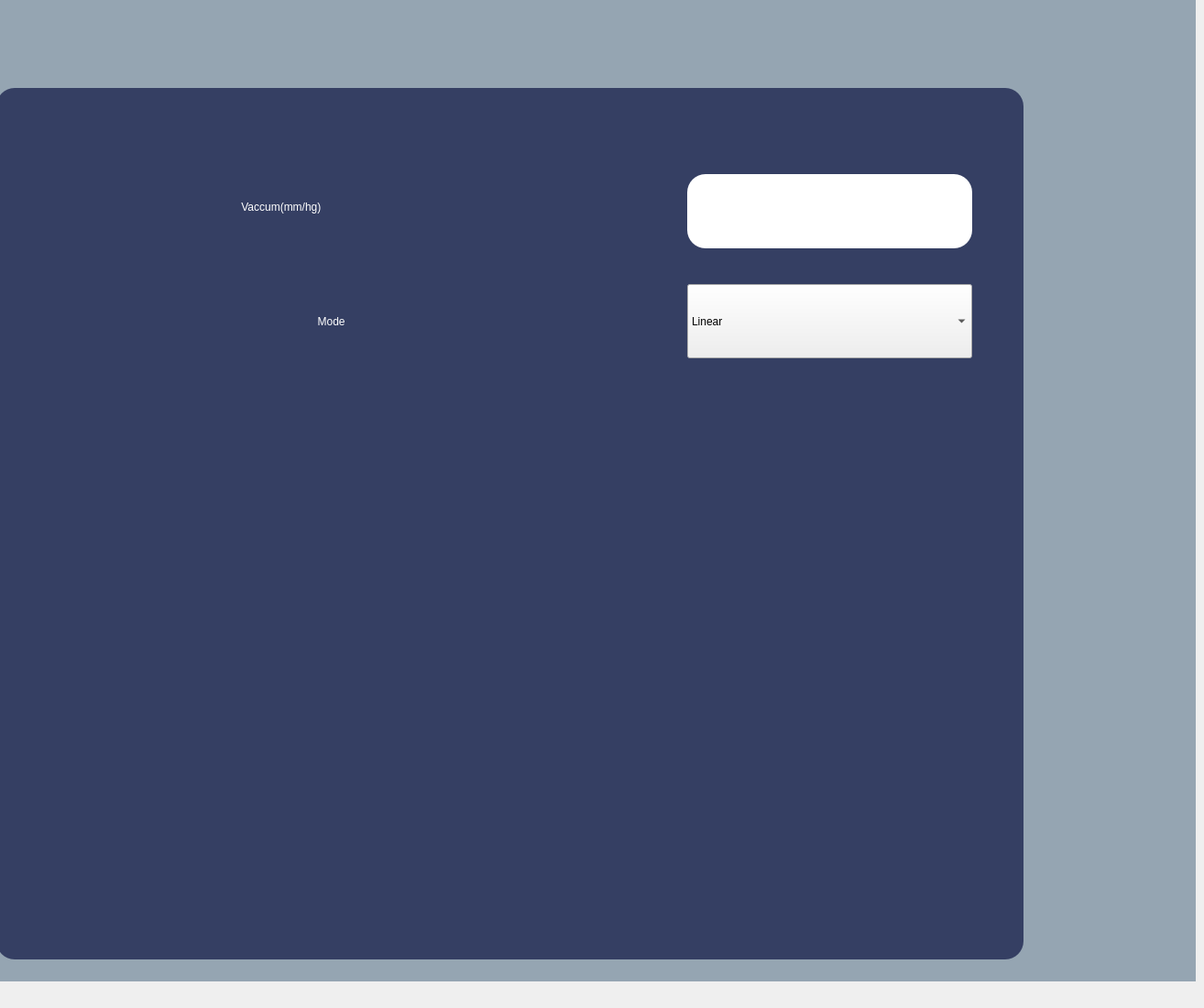
   <widget class="QWidget" name="tab_8">
    <attribute name="title">
     <string>I/A</string>
    </attribute>
    <widget class="QPushButton" name="pushButton_6">
     <property name="geometry">
      <rect>
       <x>760</x>
       <y>920</y>
       <width>331</width>
       <height>101</height>
      </rect>
     </property>
     <property name="styleSheet">
      <string notr="true">image: url(:/new/prefix1/img/save-button 1.png);
background-color: transparent;
border:none;</string>
     </property>
     <property name="text">
      <string/>
     </property>
    </widget>
    <widget class="QLabel" name="label_30">
     <property name="geometry">
      <rect>
       <x>260</x>
       <y>180</y>
       <width>471</width>
       <height>91</height>
      </rect>
     </property>
     <property name="styleSheet">
      <string notr="true">color: rgb(255, 255, 255);
font: 35pt &quot;Ubuntu&quot;;
background-color: rgba(191, 64, 64, 0);</string>
     </property>
     <property name="text">
      <string> Vaccum(mm/hg)</string>
     </property>
    </widget>
    <widget class="QComboBox" name="comboBox_11">
     <property name="geometry">
      <rect>
       <x>750</x>
       <y>310</y>
       <width>311</width>
       <height>81</height>
      </rect>
     </property>
     <property name="styleSheet">
      <string notr="true">font: 45pt &quot;Ubuntu&quot;;</string>
     </property>
     <property name="iconSize">
      <size>
       <width>50</width>
       <height>16</height>
      </size>
     </property>
     <property name="frame">
      <bool>true</bool>
     </property>
     <item>
      <property name="text">
       <string>Linear</string>
      </property>
     </item>
     <item>
      <property name="text">
       <string>NON-Linear</string>
      </property>
     </item>
    </widget>
    <widget class="QLineEdit" name="lineEdit_3">
     <property name="geometry">
      <rect>
       <x>750</x>
       <y>190</y>
       <width>311</width>
       <height>81</height>
      </rect>
     </property>
     <property name="styleSheet">
      <string notr="true">font: 45pt &quot;Ubuntu&quot;;
background-color: rgb(255, 255, 255);border-radius: 20px;</string>
     </property>
     <property name="alignment">
      <set>Qt::AlignCenter</set>
     </property>
    </widget>
    <widget class="QLabel" name="label_26">
     <property name="geometry">
      <rect>
       <x>340</x>
       <y>310</y>
       <width>301</width>
       <height>81</height>
      </rect>
     </property>
     <property name="styleSheet">
      <string notr="true">color: rgb(255, 255, 255);
font: 35pt &quot;Ubuntu&quot;;
background-color: rgba(191, 64, 64, 0);</string>
     </property>
     <property name="frameShape">
      <enum>QFrame::NoFrame</enum>
     </property>
     <property name="text">
      <string>  Mode</string>
     </property>
    </widget>
    <widget class="QLabel" name="label_14">
     <property name="geometry">
      <rect>
       <x>0</x>
       <y>-20</y>
       <width>1305</width>
       <height>1091</height>
      </rect>
     </property>
     <property name="styleSheet">
      <string notr="true">background-color: rgb(149, 165, 178);</string>
     </property>
     <property name="text">
      <string/>
     </property>
    </widget>
    <widget class="QLabel" name="label_33">
     <property name="geometry">
      <rect>
       <x>-4</x>
       <y>96</y>
       <width>1121</width>
       <height>951</height>
      </rect>
     </property>
     <property name="styleSheet">
      <string notr="true">color: rgb(255, 255, 255);
font: 30pt &quot;Ubuntu&quot;;border-radius: 20px;
background-color: rgb(53, 63, 99);</string>
     </property>
     <property name="text">
      <string/>
     </property>
    </widget>
    <zorder>label_14</zorder>
    <zorder>label_33</zorder>
    <zorder>label_30</zorder>
    <zorder>label_26</zorder>
    <zorder>lineEdit_3</zorder>
    <zorder>comboBox_11</zorder>
    <zorder>pushButton_6</zorder>
   </widget>
